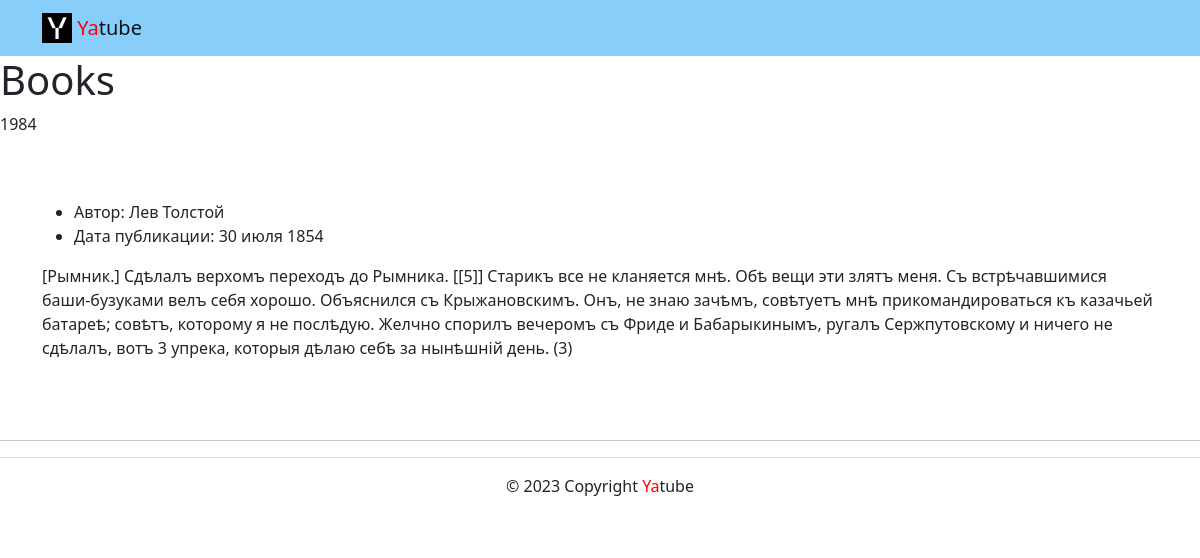
Screenshot of /group/Books/ with the database file from the repository.
### posts/models.py (models this page shows, shortened)
class Group(models.Model):
    title = models.CharField(max_length=200)
    slug = models.SlugField(unique=True)
    description = models.TextField()

class Post(models.Model):
    text = models.TextField()
    pub_date = models.DateTimeField(auto_now_add=True)
    author = models.ForeignKey(
        User,
        on_delete=models.CASCADE,
        related_name='posts'
    )
    group = models.ForeignKey(
        Group,
        blank=True,
        null=True,
        on_delete=models.SET_NULL,
        related_name='groups'
    )

### posts/views.py (the view)
# urls.py: path('group/<slug:slug>/', views.group_posts, name='group_list'),
def group_posts(request, slug):
    group = get_object_or_404(Group, slug=slug)
    template = 'posts/group_list.html'
    posts = group.groups.all()[:10]
    context = {
        'group': group,
        'posts': posts,
    }
    return render(request, template, context)

### templates/posts/group_list.html (shortened to what this page needs)
{% extends 'base.html' %}
{% block content %}
    <h1>{{ group.title }}</h1>
    <p>{{ group.description }}</p>
    <article>
      {% for post in posts %}
          <div class="container py-5">
        <ul>
          <li>
            Автор: {{ post.author.get_full_name }}
          </li>
          <li>
            Дата публикации: {{ post.pub_date|date:"d E Y" }}
          </li>
        </ul>
        <p> {{ post.text }}</p>
      {% endfor %}
          </div>
    </article>
    <hr>
{% endblock %}

### rows the page displays
Group: title "Books", description "1984"
Post: author.get_full_name "Лев Толстой", pub_date "30 июля 1854", text "[Рымник.] Сдѣлалъ верхомъ переходъ до Рымника. [[5]] Старикъ все не кланяется мнѣ. Обѣ вещи эти злятъ меня. Съ встрѣчавшимися баши-бузуками велъ себя хорошо. Объяснился съ Крыжановскимъ. Онъ, не знаю зачѣмъ, совѣтуетъ мнѣ прикомандироваться къ казачьей батареѣ; совѣтъ, которому я не послѣдую. Желчно спорилъ вечеромъ съ Фриде и Бабарыкинымъ, ругалъ Сержпутовскому и ничего не сдѣлалъ, вотъ 3 упрека, которыя дѣлаю себѣ за нынѣшній день. (3)"
